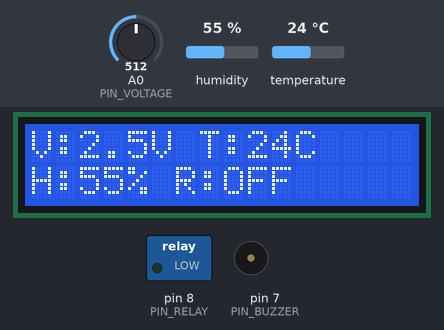
The sketch below on a simulated Arduino Uno, built with avr-gcc and run on an emulated ATmega328P. On the bench: 16×2 character LCD, switched loads named in the sketch (green lamp = pin HIGH), buzzer (waves = sounding). Inputs (shaded band) come from the test bench; at power-on: A0 (PIN_VOLTAGE) = 512, humidity 55 %, temperature 24 °C.

Above: at 2.7 s.
2.8 s: A0 (PIN_VOLTAGE) set to 109
At 4.25 s:
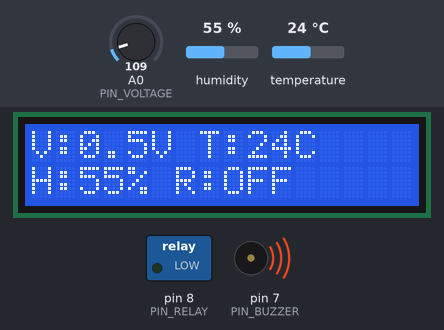
5.5 s: A0 (PIN_VOLTAGE) set to 95
At 6.4 s:
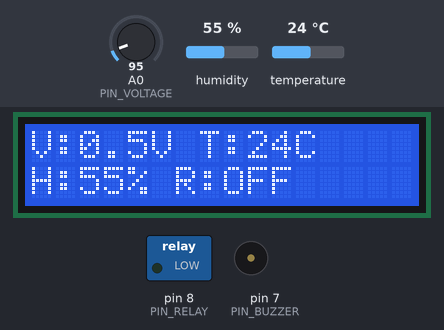
7.0 s: humidity set to 22 %
At 10.4 s:
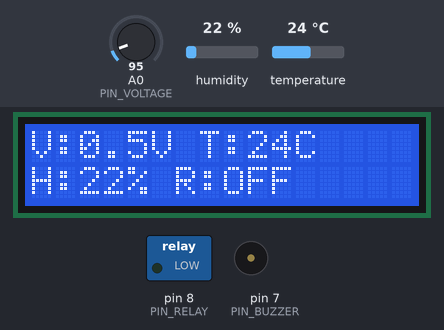
11.5 s: temperature set to 12 °C
At 14.7 s:
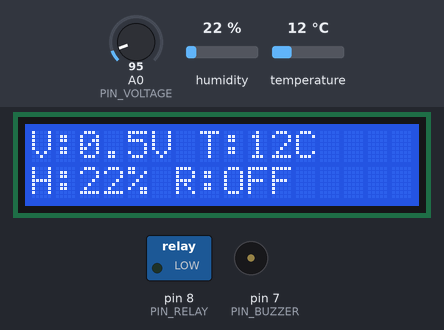
15.5 s: A0 (PIN_VOLTAGE) set to 122
At 17.3 s:
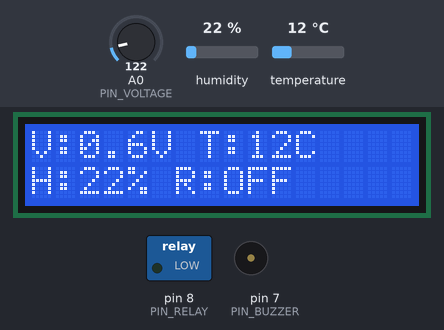
17.5 s: humidity set to 40 %
At 19.1 s:
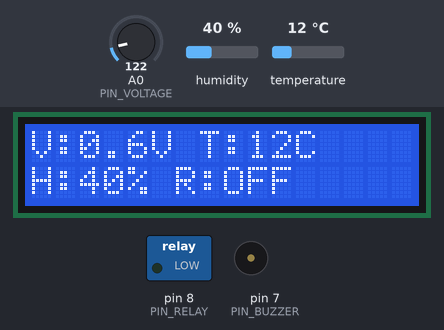
Timing chart, 0 to 20.5 s (numbered marks = the images above; inputs shaded):
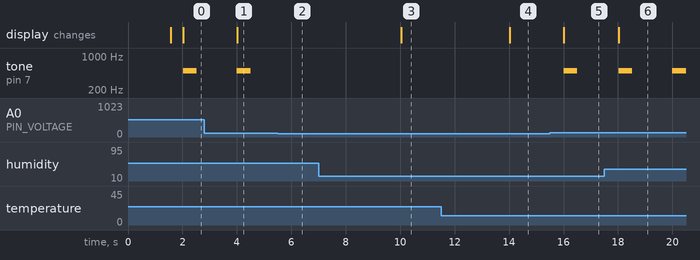

Measured:
- the behaviour switches between 103 and 102 on A0 (PIN_VOLTAGE) (found by bisection; images 1 and 2)
- after the input at 2.8 s, the display: changes after 1.2 s (image 1)
- after the input at 5.5 s, tone on pin 7 (PIN_BUZZER): stays silent (without the input it goes to 500 Hz after 0.52 s)
- after the input at 7.0 s, the display: changes after 3.0 s (image 3)
- after the input at 11.5 s, the display: changes after 2.5 s (image 4)
- after the input at 15.5 s, tone on pin 7 (PIN_BUZZER): silent → 500 Hz after 0.50 s, → silent 0.50 s later; the display: changes after 0.51 s (image 5)
- after the input at 17.5 s, the display: changes after 0.53 s (image 6)

The sketch:

SmartWindPowerSystem.ino
```cpp
/*
 * Smart Wind Power System — Arduino UNO R3
 * Main edge controller: sensors, LCD, relay, buzzer, ESP bridge.
 *
 * Pin map:
 *   A0  — Voltage divider
 *   D2  — DHT11
 *   D3  — IR receiver
 *   D4-D9 — LCD 1602 (RS, E, D4-D7)
 *   D7  — Buzzer
 *   D8  — Relay
 *   D10/D11 — Software serial to ESP8266 (RX/TX)
 */

#include <SoftwareSerial.h>
#include <DHT.h>
#include <LiquidCrystal.h>
#include <IRremote.h>

// --- Pin definitions ---
#define PIN_VOLTAGE       A0
#define PIN_DHT           2
#define PIN_IR            3
#define PIN_BUZZER        7
#define PIN_RELAY         8
#define PIN_ESP_RX        10
#define PIN_ESP_TX        11

#define DHT_TYPE          DHT11
#define VOLTAGE_DIVIDER   5.0
#define ADC_MAX           1023.0
#define VOLTAGE_ALERT     11.5
#define VOLTAGE_LOW       10.5
#define READ_INTERVAL_MS  2000

// LCD: RS, E, D4, D5, D6, D7 — D9 used for D7 data; D7/D8 reserved for buzzer/relay
LiquidCrystal lcd(4, 5, 6, 9, 12, 13);
DHT dht(PIN_DHT, DHT_TYPE);
SoftwareSerial espSerial(PIN_ESP_RX, PIN_ESP_TX);

// --- State ---
bool relayOn = false;
unsigned long lastReadMs = 0;

void setup() {
  Serial.begin(9600);
  espSerial.begin(115200);

  pinMode(PIN_BUZZER, OUTPUT);
  pinMode(PIN_RELAY, OUTPUT);
  pinMode(PIN_VOLTAGE, INPUT);

  digitalWrite(PIN_BUZZER, LOW);
  digitalWrite(PIN_RELAY, LOW);

  dht.begin();
  IrReceiver.begin(PIN_IR, ENABLE_LED_FEEDBACK);

  lcd.begin(16, 2);
  lcd.print("Smart Wind Power");
  lcd.setCursor(0, 1);
  lcd.print("Initializing...");

  delay(1500);
  lcd.clear();
}

void loop() {
  if (IrReceiver.decode()) {
    handleIrCommand(IrReceiver.decodedIRData.command);
    IrReceiver.resume();
  }

  unsigned long now = millis();
  if (now - lastReadMs >= READ_INTERVAL_MS) {
    lastReadMs = now;
    readAndPublish();
  }
}

void readAndPublish() {
  float rawAdc = analogRead(PIN_VOLTAGE);
  float voltage = (rawAdc / ADC_MAX) * VOLTAGE_DIVIDER;

  float temperature = dht.readTemperature();
  float humidity = dht.readHumidity();

  if (isnan(temperature) || isnan(humidity)) {
    temperature = 0.0;
    humidity = 0.0;
  }

  checkAlerts(voltage);
  updateLcd(voltage, temperature, humidity);
  sendToEsp(voltage, temperature, humidity);
}

void checkAlerts(float voltage) {
  if (voltage >= VOLTAGE_ALERT) {
    tone(PIN_BUZZER, 1000, 200);
  } else if (voltage <= VOLTAGE_LOW && voltage > 0.5) {
    tone(PIN_BUZZER, 500, 500);
  }
}

void updateLcd(float voltage, float temp, float humidity) {
  lcd.setCursor(0, 0);
  lcd.print("V:");
  lcd.print(voltage, 1);
  lcd.print("V T:");
  lcd.print(temp, 0);
  lcd.print("C");

  lcd.setCursor(0, 1);
  lcd.print("H:");
  lcd.print(humidity, 0);
  lcd.print("% R:");
  lcd.print(relayOn ? "ON " : "OFF");
}

void sendToEsp(float voltage, float temp, float humidity) {
  espSerial.print("DATA,");
  espSerial.print(voltage, 2);
  espSerial.print(",");
  espSerial.print(temp, 1);
  espSerial.print(",");
  espSerial.print(humidity, 1);
  espSerial.print(",");
  espSerial.println(relayOn ? "1" : "0");
}

void handleIrCommand(uint16_t command) {
  switch (command) {
    case 0xFF02FD: // example: power button
      relayOn = !relayOn;
      digitalWrite(PIN_RELAY, relayOn ? HIGH : LOW);
      break;
    default:
      break;
  }
}
```
